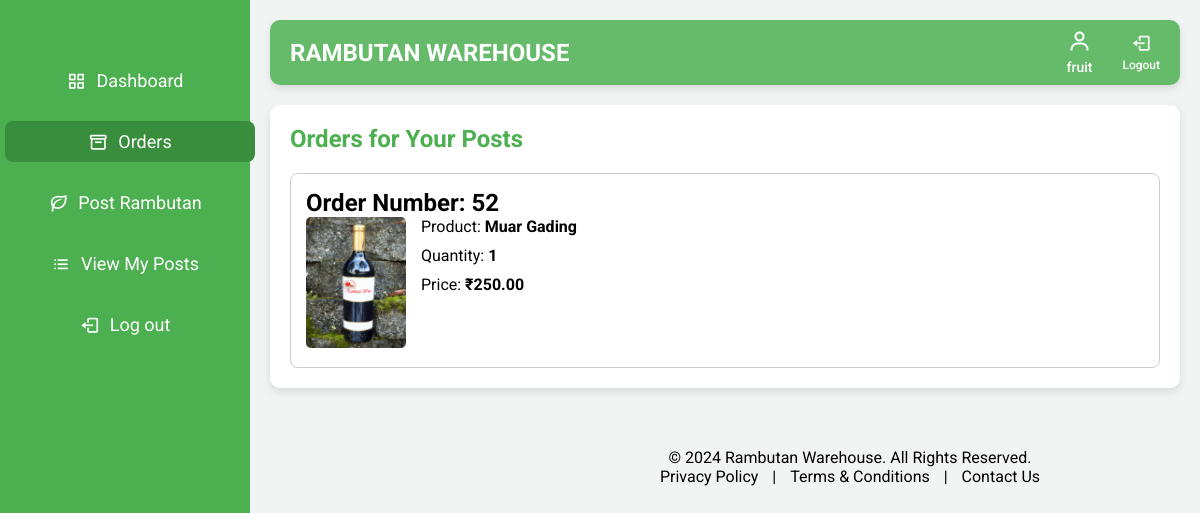
The app's page /farmer/orders/ (signed in), older data.
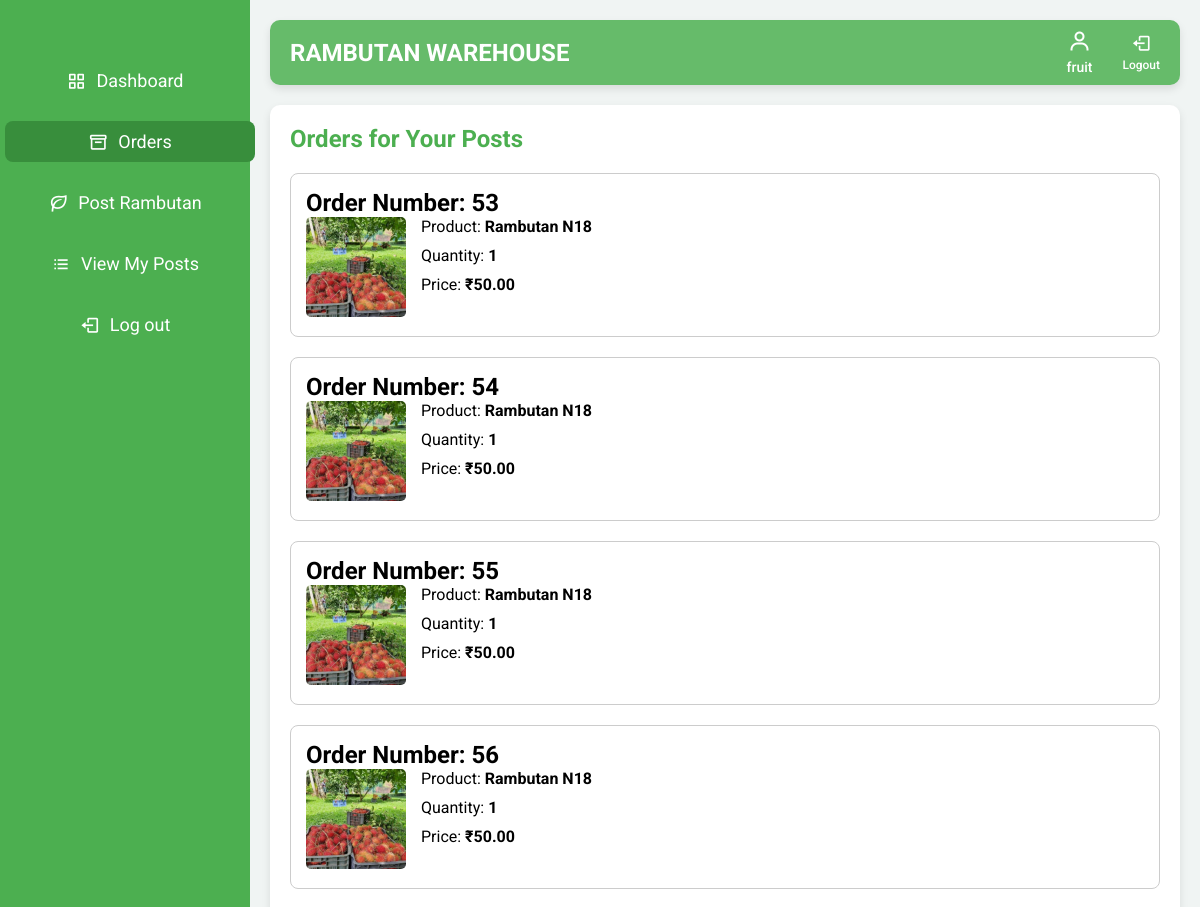
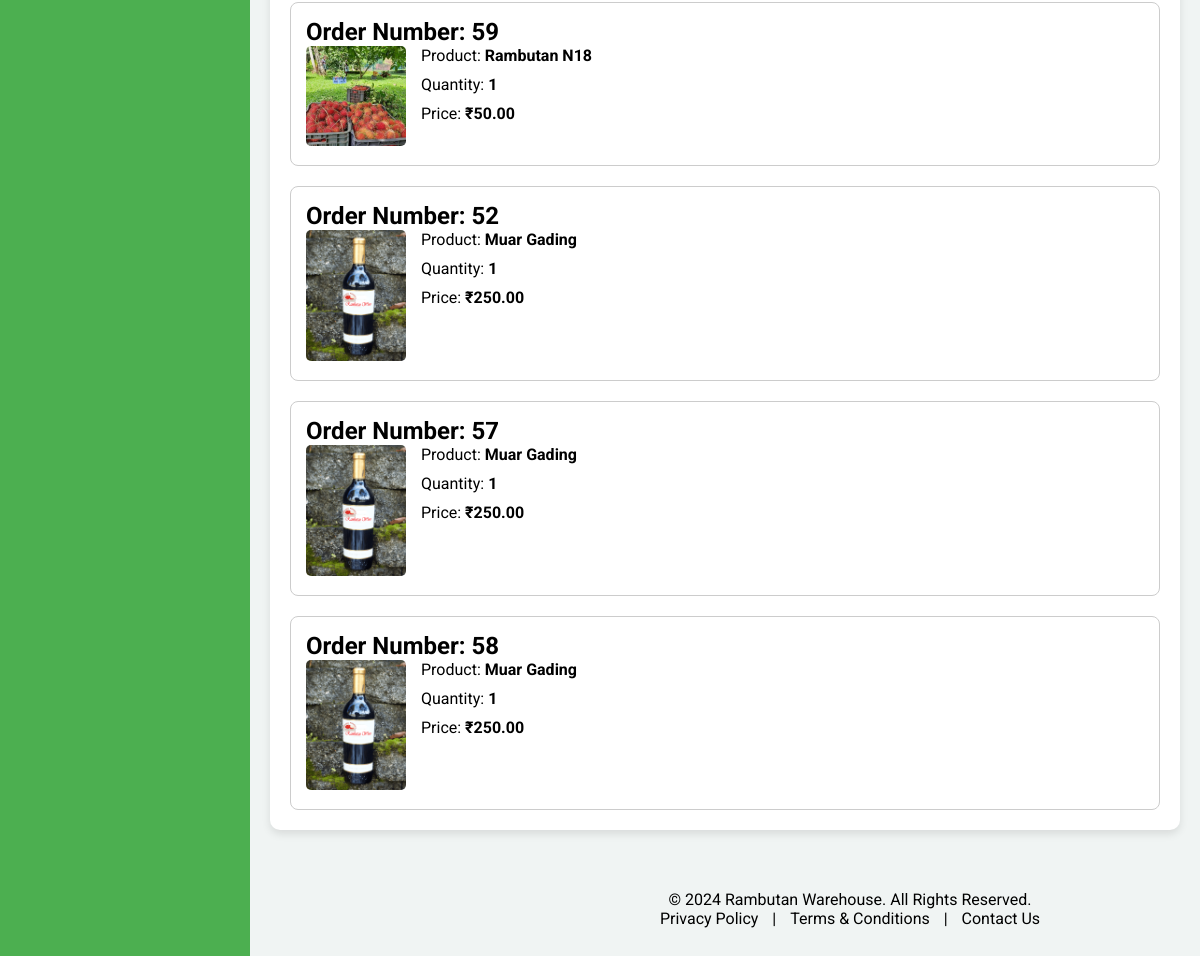
The same page, newer data (2 pictures, top to bottom).
### warehouse/models.py (models this page shows, shortened)
class Registeruser(AbstractUser):
    username = models.EmailField(unique=True)
    name = models.CharField(max_length=50,default='noname')
    contact = models.CharField(max_length=250, blank=True)
    address = models.CharField(max_length=250, blank=True)
    place = models.CharField(max_length=100, blank=True)
    role = models.CharField(max_length=10, choices=ROLE_CHOICES)
    groups = models.ManyToManyField(
        Group,
        related_name='registeruser_set',  # Custom related_name
        blank=True,
        help_text='The groups this user belongs to. A user will get all permissions granted to each of their groups.'
    )
    user_permissions = models.ManyToManyField(
        Permission,
        related_name='registeruser_set',  # Custom related_name
        blank=True,
        help_text='Specific permissions for this user.'
    )

class OrderItem(models.Model):
    order = models.ForeignKey(Order, on_delete=models.CASCADE, related_name='items')
    rambutan_post = models.ForeignKey(RambutanPost, on_delete=models.CASCADE, related_name='items')
    quantity = models.PositiveIntegerField(default=1)
    price = models.DecimalField(max_digits=10, decimal_places=2)

class RambutanPost(models.Model):
    farmer = models.ForeignKey('FarmerDetails', on_delete=models.CASCADE, related_name='rambutan_posts')
    PRODUCT_CHOICES = sorted([
        ('Binjai', 'Binjai'),
        ('Caesar', 'Caesar'),
        ('E35', 'E35'),
        ('Hg Deli Baling', 'Hg Deli Baling'),
        ('Jarum Emas', 'Jarum Emas'),
        ('Maharlika', 'Maharlika'),
        ('Malwana', 'Malwana'),
        ('Muar Gading', 'Muar Gading'),
        ('Rambutan N18', 'Rambutan N18'),
        ('Rongrien', 'Rongrien'),
        ('School Boy', 'School Boy'),
        ('other', 'Other')  # 'Other' option placed last
    ], key=lambda x: (x[0] != 'other', x[0]))  # Ensures 'Other' is last
    product = models.CharField(max_length=255, choices=PRODUCT_CHOICES)
    CATEGORY_CHOICES = [
        ('fresh_fruit', 'Fresh Fruit'),
        ('juice', 'Juice'),
        ('pickle', 'Pickle'),
        ('wine', 'Wine'),
    ]
    category = models.CharField(max_length=20, choices=CATEGORY_CHOICES)
    quantity_type = models.CharField(max_length=10, choices=[('kg', 'Kilograms'), ('L', 'Litres')])
    quantity = models.PositiveIntegerField(default=1)
    quantity_left = models.PositiveIntegerField(default=0)
    price = models.DecimalField(max_digits=10, decimal_places=2)
    image = models.ImageField(upload_to='rambutan_images/')
    description = models.TextField()
    created_at = models.DateTimeField(auto_now_add=True)
    is_available = models.BooleanField(default=True)

### warehouse/views.py (the view)
# urls.py: path('farmer/orders/', views.farmer_orders, name='farmer_orders'),
@login_required
@cache_control(no_cache=True, must_revalidate=True, no_store=True)
def farmer_orders(request):
    farmer_details = get_object_or_404(FarmerDetails, user=request.user)
    farmer_posts = RambutanPost.objects.filter(farmer=farmer_details)
    order_items = OrderItem.objects.filter(rambutan_post__in=farmer_posts).select_related('order', 'rambutan_post')
    orders_by_number = {}
    for item in order_items:
        order_number = item.order.order_number
        if order_number not in orders_by_number:
            orders_by_number[order_number] = []
        orders_by_number[order_number].append(item)
    context = {
        'orders_by_number': orders_by_number,
    }
    return render(request, 'order_farmer.html', context)

### warehouse/templates/order_farmer.html (shortened to what this page needs)
{% load static %}
<!DOCTYPE html>
<html lang="en">
<head>
  <link href="https://unpkg.com/boxicons@2.0.7/css/boxicons.min.css" rel="stylesheet">
  <link href="https://cdn.jsdelivr.net/npm/sweetalert2@11/dist/sweetalert2.min.css" rel="stylesheet">
</head>
<body>
<div class="sidebar">
    <ul class="nav-links">
      <li>
        <a href="{% url 'farmer_dashboard' %}" >
          <i class='bx bx-grid-alt'></i>
          <span class="links_name">Dashboard</span>
        </a>
      </li>
      <li>
        <a href="{% url 'farmer_orders' %}" class="active">
          <i class='bx bx-box'></i>
          <span class="links_name">Orders</span>
        </a>
      </li>
      <li>
        <a href="{% url 'post_rambutan' %}">
          <i class='bx bx-leaf'></i>
          <span class="links_name">Post Rambutan</span>
        </a>
      </li>
      <li>
        <a href="{% url 'view_posts' %}">
          <i class='bx bx-list-ul'></i>
          <span class="links_name">View My Posts</span>
        </a>
      </li>
      <li class="log_out">
        <a href="{% url 'logout' %}">
          <i class='bx bx-log-out'></i>
          <span class="links_name">Log out</span>
        </a>
      </li>
    </ul>
  </div>
    <section class="home-section">
        <nav class="top-navbar">
            <div class="logo">
                <span class="logo-text">Rambutan Warehouse</span>
            </div>
            <ul class="nav-icons">
                <li class="user-profile">
                    <a href="#">
                        <i class='bx bx-user'></i>
                        <span class="icon-name">{{ user.name }}</span>
                    </a>
                </li>
                <li>
                    <a href="{% url 'logout' %}">
                        <i class='bx bx-log-out'></i>
                        <span class="icon-name">Logout</span>
                    </a>
                </li>
            </ul>
        </nav>
        <div class="home-content">
            <h1 class="order-header">Orders for Your Posts</h1>
            <div class="orders-container">
                {% for order_number, items in orders_by_number.items %}
                    <div class="order">
                        <h2>Order Number: {{ order_number }}</h2>
                        <div class="orders-container">
                            {% for item in items %}
                                <div class="order-item">
                                    <div class="image-container">
                                        <img src="{% if item.rambutan_post.image %}/media/{{ item.rambutan_post.image }}{% endif %}" alt="{{ item.rambutan_post.name }}">
                                    </div>
                                    <div class="order-details">
                                        <div>Product: <span>{{ item.rambutan_post.product }}</span></div>
                                        <div>Quantity: <span>{{ item.quantity }}</span></div>
                                        <div>Price: <span>₹{{ item.price }}</span></div>
                                    </div>
                                </div>
                            {% endfor %}
                        </div>
                    </div>
                {% empty %}
                    <p>No orders found.</p>
                {% endfor %}
            </div>
        </div>
  <footer>
    <p>&copy; 2024 Rambutan Warehouse. All Rights Reserved.</p>
    <a href="#">Privacy Policy</a> |
    <a href="#">Terms & Conditions</a> |
    <a href="#">Contact Us</a>
  </footer>
</section>
</body>
</html>

### warehouse/templates/order_farmer.html (style rules this page uses)
* { margin: 0; padding: 0; box-sizing: border-box; }
:root { --primary-color: #4CAF50; --secondary-color: #66BB6A; --accent-color: #388e3c; --light-bg: #f0f4f3; --dark-bg: #333; --text-color: #333; --white: #ffffff; --font-family: 'Roboto', sans-serif; --font-family-logo: 'Fredoka One', cursive; }
body { font-family: var(--font-family); background-color: var(--light-bg); display: flex; min-height: 100vh; }
.sidebar { background-color: var(--primary-color); width: 250px; position: fixed; top: 0; left: 0; height: 100%; padding-top: 40px; transition: width 0.3s ease; z-index: 1000; }
.sidebar ul { list-style: none; }
.sidebar ul li { margin: 20px 0; text-align: center; }
.sidebar ul li a { text-decoration: none; color: var(--white); font-size: 18px; display: flex; align-items: center; justify-content: center; padding: 10px 20px; border-radius: 8px; transition: background-color 0.3s, transform 0.3s; }
.sidebar ul li a:hover, .sidebar ul li a.active { background-color: var(--accent-color); transform: translateX(5px); }
.sidebar ul li a i { margin-right: 10px; font-size: 20px; }
.home-section { margin-left: 250px; padding: 20px; width: calc(100% - 250px); transition: margin-left 0.3s ease, width 0.3s ease; display: flex; flex-direction: column; min-height: 100vh; }
.top-navbar { background-color: var(--secondary-color); padding: 10px 20px; display: flex; justify-content: space-between; align-items: center; border-radius: 10px; box-shadow: 0 4px 8px rgba(0, 0, 0, 0.1); margin-bottom: 20px; }
.logo-text { font-size: 24px; color: white; font-weight: bold; text-transform: uppercase; }
.top-navbar ul.nav-icons { list-style: none; display: flex; gap: 30px; align-items: center; }
.top-navbar ul.nav-icons li a { text-decoration: none; color: var(--white); font-size: 20px; display: flex; flex-direction: column; align-items: center; transition: color 0.3s; position: relative; }
.top-navbar ul.nav-icons li a .icon-name { font-size: 12px; margin-top: 5px; font-weight: 500; }
.top-navbar ul.nav-icons li.user-profile a i { font-size: 24px; color: var(--white); }
.top-navbar ul.nav-icons li.user-profile a .icon-name { font-size: 14px; color: var(--white); }
.home-content { background-color: white; padding: 20px; border-radius: 10px; box-shadow: 0 4px 8px rgba(0, 0, 0, 0.1); }
.order-header { font-size: 24px; margin-bottom: 20px; color: #4CAF50; }
.orders-container { display: flex; flex-direction: column; gap: 20px; }
.order { background-color: #ffffff; padding: 15px; border: 1px solid #ccc; border-radius: 8px; }
.order-item { display: flex; flex-wrap: wrap; gap: 15px; }
.order-item img { width: 100px; height: auto; border-radius: 5px; }
.order-details { display: flex; flex-direction: column; gap: 10px; }
.order-details span { font-weight: bold; }
.order-details div { font-size: 16px; }
footer { width: calc(100% - 250px); margin-left: 250px; margin-top: 40px; padding: 20px; color: var(--black); text-align: center; border-radius: 10px; }
footer a { color: var(--black); text-decoration: none; margin: 0 10px; transition: color 0.3s; }

Row changes from the older to the newer data that the page shows:
added OrderItem: order "53", rambutan_post.image (picture), rambutan_post.product "Rambutan N18", quantity "1", price "50.00"
added OrderItem: order "54", rambutan_post.image (picture), rambutan_post.product "Rambutan N18", quantity "1", price "50.00"
added OrderItem: order "55", rambutan_post.image (picture), rambutan_post.product "Rambutan N18", quantity "1", price "50.00"
added OrderItem: order "56", rambutan_post.image (picture), rambutan_post.product "Rambutan N18", quantity "1", price "50.00"
added OrderItem: order "59", rambutan_post.image (picture), rambutan_post.product "Rambutan N18", quantity "1", price "50.00"
added OrderItem: order "57", rambutan_post.image (picture), rambutan_post.product "Muar Gading", quantity "1", price "250.00"
added OrderItem: order "58", rambutan_post.image (picture), rambutan_post.product "Muar Gading", quantity "1", price "250.00"
